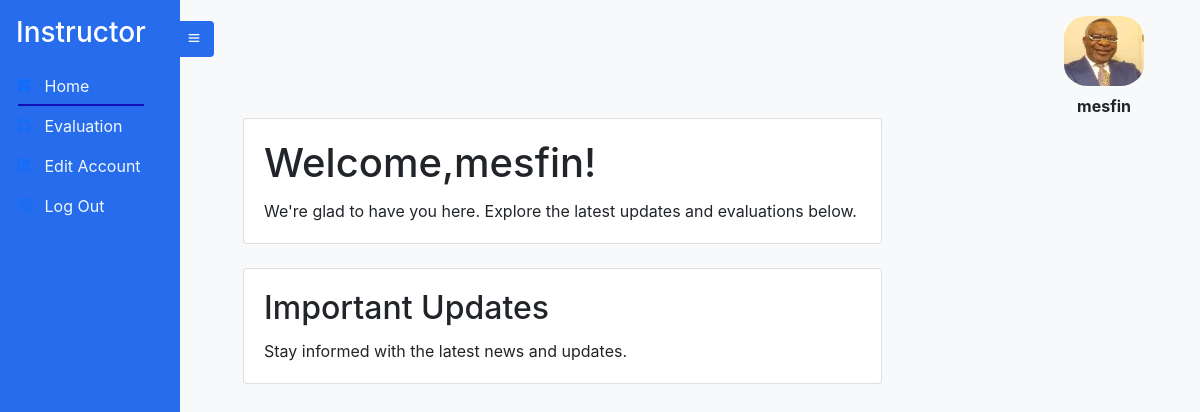
Page /instructorhomepage/ (signed in) on the committed database.
### Instructor/models.py (models this page shows, shortened)
class Instructor(models.Model):
    Instructor_id =  models.CharField(max_length=20 , unique=True,primary_key=True)
    Account_id = models.OneToOneField(Account, on_delete=models.CASCADE, related_name='instructor')
    Title = models.CharField(max_length=10 , null=True ,  choices=titlechoice , blank=True)
    FirstName = models.CharField(max_length=20 , null=True , blank=True)
    LastName =  models.CharField(max_length=20 , null=True , blank=True)
    Sex = models.CharField(max_length=25, null=True , choices=genderchoice ,  blank=True)
    ProfilePic= models.FileField(null=True, blank=True, upload_to='profilepic/', default="profilepic/defaultprofile.jpeg")

### Account/models.py (models this page shows)
class Account(AbstractUser):
    Role = models.CharField(max_length=25, null=True , choices=rolechoice ,  blank=True)
    email = models.EmailField(
        verbose_name='email address',
        max_length=255,
        unique=True,
    )

### Instructor/views.py (the view)
# urls.py: path('instructorhomepage/', InstructorHomePage, name='instructorhomepage'),
def InstructorHomePage(request):
    instructor = Instructor.objects.get(Account_id = request.user)
    context = { 'active_page': 'home', 'instructor':instructor}
    return render(request , 'instructor/instructorhome.html' , context)

### templates/instructor/instructorhome.html (shortened to what this page needs)
{% extends 'instructor/instructor.html' %}
{% load static %}
{% block content %}
<div class="container mt-5">
    <div class="row">
        <div class="col-md-8">
            <div class="card mb-4">
                <div class="card-body">
                    <h1 class="card-title">Welcome,{{user.username}}!</h1>
                    <p class="card-text">We're glad to have you here. Explore the latest updates and evaluations below.</p>
                </div>
            </div>
            <div class="card mb-4">
                <div class="card-body">
                    <h2 class="card-title">Important Updates</h2>
                    <p class="card-text">Stay informed with the latest news and updates.</p>
                </div>
            </div>
        </div>
    </div>
</div>
</body>
{% endblock %}

### templates/instructor/instructor.html
{% extends 'sidebarbase.html' %}
{% block content1 %}
  <div class="side-navbar active-nav d-flex justify-content-between flex-wrap flex-column" id="sidebar">
    <ul class="nav flex-column text-white w-100">
      <a href="#" class="nav-link h3 text-white my-2">
        Instructor
      </a>
      <li class="nav-link {% if active_page == 'home' %}active{% endif %}">
        <i class="bx bxs-dashboard"></i>
        <span class="mx-2"><a class="inner-anchor" href="{% url 'instructorhomepage' %}"> Home</a></span>
      </li>
      <li class="nav-link {% if active_page == 'evaluation' %}active{% endif %}">
        <i class="bx bx-git-pull-request"></i>
        <span class="mx-2"><a class="inner-anchor" href="{% url 'evaluate_instructor' %} ">Evaluation</a></span>
      </li>
      <li class="nav-link {% if active_page == 'editaccount' %}active{% endif %}">
        <i class="bx bx-edit"></i>
        <span class="mx-2"><a class="inner-anchor" href="{% url 'editpassword' %}"> Edit Account</a></span>
      </li>
      <li class="nav-link {% if active_page == 'logout' %}active{% endif %}">
        <i class="bx bx-log-out"></i>
        <span class="mx-2"><a class="inner-anchor" href="{% url 'logout' %}" > Log Out </a></span>
      </li>
    </ul>
  </div>
  <div class="p-2 active-cont my-container overflow-hidden">
    <nav class="navbar top-navbar navbar-light bg-light px-5">
      <a class="btn border-0" id="menu-btn"><i class="bx bx-menu"></i></a>
      <figure id="image" style="height: 30px; background-color: white">
        <img src="{{ instructor.ProfilePic.url }}" alt="{{ instructor.name }} Profile Pic" class="img-fluid mb-2" style="height: 70px; width: 80px; border-radius: 30%;">
        <figcaption style="text-align: center;"><b>{{user.username}}</b></figcaption>
      </figure>
    </nav>
    {% block content %}
    {% endblock %}
{% endblock %}

### static/styles/sidebar.css (style rules this page uses)
* { margin: 0; padding: 0; box-sizing: border-box; }
body { min-height: 100vh; background-color:#f8f9fa; }
.side-navbar { width: 180px; height: 100%; position: fixed; margin-left: -300px; background-color:rgb(38, 108, 236); transition: 0.5s; }
.active-nav { margin-left: 0; }
.active-cont { margin-left: 180px; }
#menu-btn { background-color:rgb(38, 108, 236); color: #fff; margin-left: -62px; }
#image { max-width: 300px; height: 80px; border-radius: 50%; top: 10px; right: 0px; }
.inner-anchor { color: aliceblue; text-decoration: black; }
.container { margin-left: 40px; }
.bg-light { background-color: rgb(38, 108, 236);; }
.nav-link.active { position: relative; }
.nav-link.active:after { content: ''; position: absolute; bottom: 0; left: 10%; width: 70%; height: 2px; background-color: rgb(16, 16, 185); }

### rows in the picture
Instructor: ProfilePic (picture)
Account: username "mesfin"
